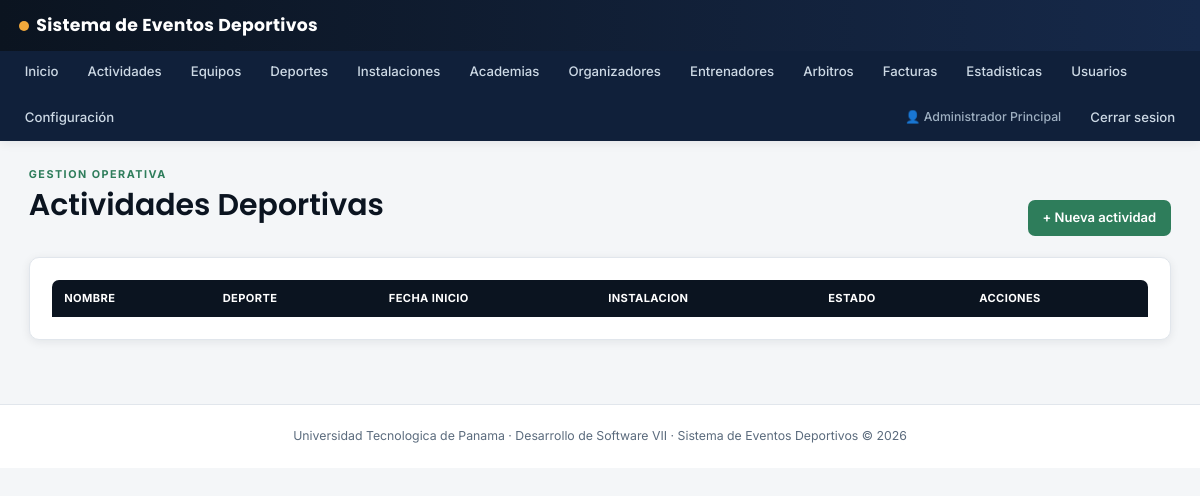
The page /actividades (signed in) on the database as committed earlier.
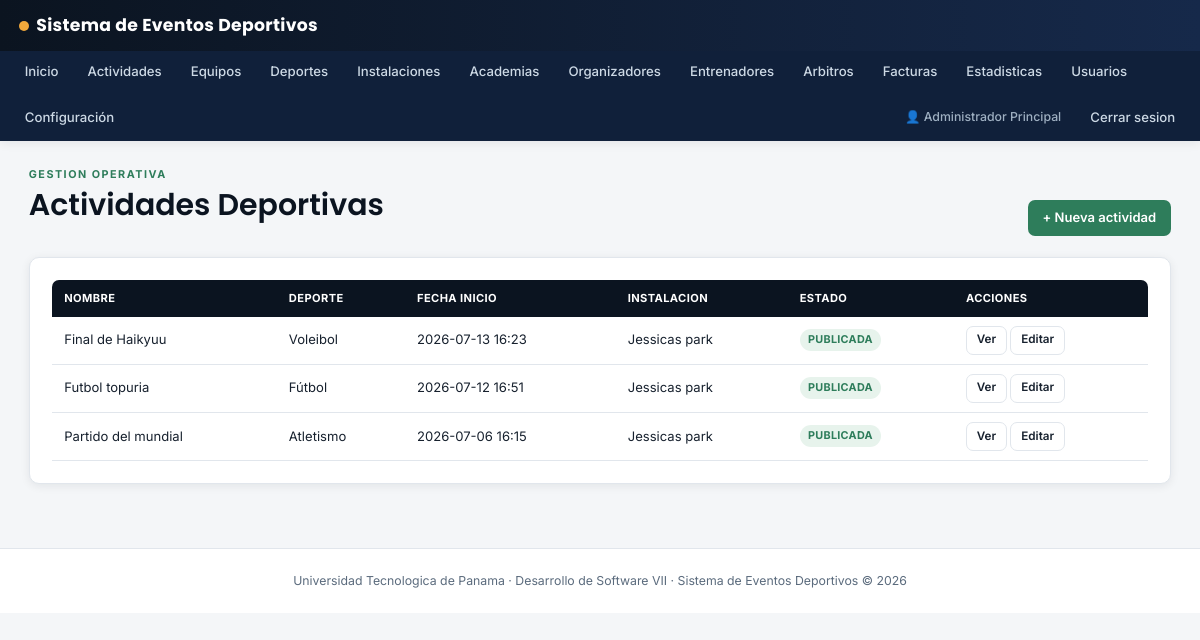
The same page on the database as committed later.
### tables this page shows
CREATE TABLE `actividades` (
  `id` int(10) UNSIGNED NOT NULL,
  `organizador_id` int(10) UNSIGNED NOT NULL,
  `deporte_id` int(10) UNSIGNED NOT NULL,
  `instalacion_id` int(10) UNSIGNED NOT NULL,
  `entrenador_id` int(10) UNSIGNED DEFAULT NULL,
  `tipo` enum('BIRRIA','ENTRENAMIENTO','TORNEO','EVENTO') NOT NULL,
  `modalidad` enum('INDIVIDUAL','EQUIPO','MIXTA') NOT NULL,
  `nombre` varchar(180) NOT NULL,
  `descripcion` text NOT NULL,
  `reglas` text DEFAULT NULL,
  `fecha_inicio` datetime NOT NULL,
  `fecha_fin` datetime NOT NULL,
  `fecha_cierre_inscripcion` datetime DEFAULT NULL,
  `edad_minima` smallint(5) UNSIGNED DEFAULT NULL,
  `edad_maxima` smallint(5) UNSIGNED DEFAULT NULL,
  `cupos_disponibles` int(10) UNSIGNED NOT NULL DEFAULT 0,
  `capacidad_invitados` int(10) UNSIGNED NOT NULL DEFAULT 0,
  `requiere_pago` tinyint(1) NOT NULL DEFAULT 0,
  `costo_inscripcion` decimal(10,2) NOT NULL DEFAULT 0.00,
  `costo_instalacion` decimal(10,2) NOT NULL DEFAULT 0.00,
  `imagen` varchar(255) DEFAULT NULL,
  `codigo_qr` varchar(255) DEFAULT NULL,
  `token_publico` char(64) NOT NULL,
  `estado` enum('BORRADOR','PUBLICADA','CERRADA','FINALIZADA','CANCELADA','TRASLADADA') NOT NULL DEFAULT 'BORRADOR',
  `motivo_cancelacion` text DEFAULT NULL,
  `actividad_origen_id` int(10) UNSIGNED DEFAULT NULL,
  `fecha_publicacion` datetime DEFAULT NULL,
  `fecha_creacion` datetime NOT NULL DEFAULT current_timestamp(),
  `fecha_actualizacion` datetime NOT NULL DEFAULT current_timestamp() ON UPDATE current_timestamp()
);

CREATE TABLE `deportes` (
  `id` int(10) UNSIGNED NOT NULL,
  `nombre` varchar(100) NOT NULL,
  `descripcion` varchar(500) DEFAULT NULL,
  `es_equipo` tinyint(1) NOT NULL DEFAULT 0,
  `minimo_jugadores` smallint(5) UNSIGNED DEFAULT NULL,
  `maximo_jugadores` smallint(5) UNSIGNED DEFAULT NULL,
  `activo` tinyint(1) NOT NULL DEFAULT 1,
  `fecha_creacion` datetime NOT NULL DEFAULT current_timestamp(),
  `fecha_actualizacion` datetime NOT NULL DEFAULT current_timestamp() ON UPDATE current_timestamp()
);

CREATE TABLE `instalaciones` (
  `id` int(10) UNSIGNED NOT NULL,
  `nombre` varchar(150) NOT NULL,
  `tipo` enum('CANCHA','GIMNASIO','PISCINA','ESTADIO','PISTA','SALON','OTRO') NOT NULL,
  `descripcion` text DEFAULT NULL,
  `direccion` varchar(255) NOT NULL,
  `provincia` varchar(100) NOT NULL DEFAULT 'Panamá',
  `distrito` varchar(100) DEFAULT NULL,
  `corregimiento` varchar(100) DEFAULT NULL,
  `espacio_disponible` varchar(150) DEFAULT NULL,
  `capacidad_invitados` int(10) UNSIGNED NOT NULL DEFAULT 0,
  `costo_base` decimal(10,2) NOT NULL DEFAULT 0.00,
  `latitud` decimal(10,8) DEFAULT NULL,
  `longitud` decimal(11,8) DEFAULT NULL,
  `activo` tinyint(1) NOT NULL DEFAULT 1,
  `fecha_creacion` datetime NOT NULL DEFAULT current_timestamp(),
  `fecha_actualizacion` datetime NOT NULL DEFAULT current_timestamp() ON UPDATE current_timestamp()
);

### src/Controllers/ActividadController.php (called while the page is built, shortened)
<?php
final class ActividadController extends Controller
{
    public function index(): void
    {
        $this->render('actividades/index', [
            'actividades' => (new Actividad())->todos(),
            'exito' => $this->getSuccess(),
        ]);
    }
}

### src/Core/Router.php (called while the page is built, shortened)
<?php
final class Router
{
    private array $routes = [];
    public function get(string $path, string $controller, string $action): void
    {
        $this->routes['GET'][$path] = "{$controller}@{$action}";
    }
    public function post(string $path, string $controller, string $action): void
    {
        $this->routes['POST'][$path] = "{$controller}@{$action}";
    }
    public function dispatch(string $method, string $path): void
    {
        $path = rtrim($path, '/');
        $handler = $this->routes[$method][$path] ?? null;
        [$controllerName, $action] = explode('@', $handler);
        $controller = new $controllerClass();
        $controller->{$action}();
    }
}

### public/index.php (called while the page is built, shortened)
<?php
$router = new Router();
$router->get('/login', 'AuthController', 'mostrarLogin');
$router->post('/login', 'AuthController', 'login');
$router->get('/logout', 'AuthController', 'logout');
$router->get('/registro', 'UsuarioController', 'registroForm');
$router->post('/registro', 'UsuarioController', 'registrar');
$router->get('/dashboard', 'HomeController', 'dashboard');
$router->get('/usuarios', 'UsuarioController', 'index');
$router->get('/usuarios/crear', 'UsuarioController', 'crearForm');
$router->post('/usuarios/crear', 'UsuarioController', 'crear');
$router->get('/usuarios/editar', 'UsuarioController', 'editarForm');
$router->post('/usuarios/editar', 'UsuarioController', 'actualizar');
$router->get('/usuarios/deshabilitar', 'UsuarioController', 'deshabilitar');
$router->get('/usuarios/habilitar', 'UsuarioController', 'habilitar');
$router->get('/mi-cuenta/password', 'UsuarioController', 'cambiarPasswordForm');
$router->post('/mi-cuenta/password', 'UsuarioController', 'cambiarPassword');
$router->get('/deportes', 'DeporteController', 'index');
$router->get('/deportes/crear', 'DeporteController', 'crearForm');
$router->post('/deportes/crear', 'DeporteController', 'crear');
$router->get('/deportes/editar', 'DeporteController', 'editarForm');
$router->post('/deportes/editar', 'DeporteController', 'actualizar');
$router->get('/deportes/deshabilitar', 'DeporteController', 'deshabilitar');
$router->get('/deportes/habilitar', 'DeporteController', 'habilitar');
$router->get('/instalaciones', 'InstalacionController', 'index');
$router->get('/instalaciones/crear', 'InstalacionController', 'crearForm');
$router->post('/instalaciones/crear', 'InstalacionController', 'crear');
$router->get('/instalaciones/editar', 'InstalacionController', 'editarForm');
$router->post('/instalaciones/editar', 'InstalacionController', 'actualizar');
$router->get('/instalaciones/deshabilitar', 'InstalacionController', 'deshabilitar');
$router->get('/instalaciones/habilitar', 'InstalacionController', 'habilitar');
$router->get('/academias', 'AcademiaController', 'index');
$router->get('/academias/crear', 'AcademiaController', 'crearForm');
$router->post('/academias/crear', 'AcademiaController', 'crear');
$router->get('/academias/editar', 'AcademiaController', 'editarForm');
$router->post('/academias/editar', 'AcademiaController', 'actualizar');
$router->get('/academias/deshabilitar', 'AcademiaController', 'deshabilitar');
$router->get('/academias/habilitar', 'AcademiaController', 'habilitar');
$router->get('/organizadores', 'OrganizadorController', 'index');
$router->get('/organizadores/crear', 'OrganizadorController', 'crearForm');
$router->post('/organizadores/crear', 'OrganizadorController', 'crear');
$router->get('/organizadores/editar', 'OrganizadorController', 'editarForm');
$router->post('/organizadores/editar', 'OrganizadorController', 'actualizar');
$router->get('/organizadores/verificar', 'OrganizadorController', 'verificar');
$router->get('/organizadores/deshabilitar', 'OrganizadorController', 'deshabilitar');
$router->get('/organizadores/habilitar', 'OrganizadorController', 'habilitar');
$router->get('/entrenadores', 'EntrenadorController', 'index');
$router->get('/entrenadores/crear', 'EntrenadorController', 'crearForm');
$router->post('/entrenadores/crear', 'EntrenadorController', 'crear');
$router->get('/arbitros', 'ArbitroController', 'index');
$router->get('/arbitros/crear', 'ArbitroController', 'crearForm');
$router->post('/arbitros/crear', 'ArbitroController', 'crear');
$router->get('/arbitros/evaluar', 'ArbitroController', 'evaluarForm');
$router->post('/arbitros/evaluar', 'ArbitroController', 'evaluar');
$router->get('/equipos', 'EquipoController', 'index');
$router->get('/equipos/crear', 'EquipoController', 'crearForm');
$router->post('/equipos/crear', 'EquipoController', 'crear');
$router->get('/equipos/ver', 'EquipoController', 'ver');
$router->post('/equipos/jugadores/agregar', 'EquipoController', 'agregarJugador');
$router->get('/equipos/jugadores/eliminar', 'EquipoController', 'eliminarJugador');
$router->get('/actividades', 'ActividadController', 'index');
$router->get('/actividades/crear', 'ActividadController', 'crearForm');
$router->post('/actividades/crear', 'ActividadController', 'crear');
$router->get('/actividades/editar', 'ActividadController', 'editarForm');
$router->post('/actividades/editar', 'ActividadController', 'actualizar');
$router->get('/actividades/ver', 'ActividadController', 'ver');
$router->get('/actividades/publicar', 'ActividadController', 'publicar');
$router->get('/actividades/cerrar-inscripciones', 'ActividadController', 'cerrarInscripciones');
$router->get('/actividades/finalizar', 'ActividadController', 'finalizar');
$router->get('/actividades/cancelar', 'ActividadController', 'cancelarForm');
$router->post('/actividades/cancelar', 'ActividadController', 'cancelar');
$router->get('/actividades/incidente/crear', 'ActividadController', 'reportarIncidenteForm');
$router->post('/actividades/incidente/crear', 'ActividadController', 'reportarIncidente');
$router->get('/inscripciones/equipo/crear', 'InscripcionController', 'inscribirEquipoForm');
$router->post('/inscripciones/equipo/crear', 'InscripcionController', 'inscribirEquipo');
$router->get('/inscripciones/equipo/aprobar', 'InscripcionController', 'aprobarEquipo');
$router->get('/inscripciones/equipo/rechazar', 'InscripcionController', 'rechazarEquipo');
$router->get('/inscripciones/individual/crear', 'InscripcionController', 'inscribirIndividualForm');
$router->post('/inscripciones/individual/crear', 'InscripcionController', 'inscribirIndividual');
$router->get('/facturas', 'FacturaController', 'index');
$router->get('/facturas/ver', 'FacturaController', 'ver');
$router->get('/facturas/descargar', 'FacturaController', 'descargarPdf');
$router->get('/factura-publica', 'FacturaController', 'verPublica');
$router->get('/estadisticas', 'EstadisticaController', 'index');
$router->get('/configuracion', 'ConfiguracionController', 'index');
$router->post('/configuracion/actualizar', 'ConfiguracionController', 'actualizar');
$router->get('/configuracion/mensajes', 'ConfiguracionController', 'mensajes');
$router->get('/configuracion/mensajes/leido', 'ConfiguracionController', 'marcarLeido');
$router->get('/', 'PublicController', 'inicio');
$router->post('/contacto', 'PublicController', 'contacto');
$requestUri = parse_url($_SERVER['REQUEST_URI'] ?? '/', PHP_URL_PATH) ?? '/';
$router->dispatch($_SERVER['REQUEST_METHOD'], $requestUri);

### src/Models/Actividad.php (called while the page is built, shortened)
<?php
final class Actividad extends Model
{
    public function todos(): array
    {
        $sql = self::SELECT_BASE . ' ORDER BY act.fecha_inicio DESC';
        return $this->db->query($sql)->fetchAll();
    }
}

### views/actividades/index.php (the view, shortened to what the rows shown need)
<div class="container">
    <div class="page-head">
        <div><div class="eyebrow">Gestion operativa</div><h1>Actividades Deportivas</h1></div>
    </div>
    <div class="card">
        <table class="data-table">
            <thead><tr><th>Nombre</th><th>Deporte</th><th>Fecha inicio</th><th>Instalacion</th><th>Estado</th><th>Acciones</th></tr></thead>
            <tbody>
                <?php foreach ($actividades as $a): ?>
                    <tr>
                        <td><?= htmlspecialchars($a['nombre']) ?></td>
                        <td><?= htmlspecialchars($a['deporte_nombre']) ?></td>
                        <td><?= htmlspecialchars(substr($a['fecha_inicio'], 0, 16)) ?></td>
                        <td><?= htmlspecialchars($a['instalacion_nombre']) ?></td>
                        <td>
                            <?php
                                $badgeClass = match ($a['estado']) {
                                    'FINALIZADA' => 'badge-success',
                                    'CANCELADA' => 'badge-danger',
                                    'PUBLICADA' => 'badge-success',
                                    'CERRADA' => 'badge-warning',
                                    default => 'badge-neutral',
                                };
                            ?>
                            <span class="badge <?= $badgeClass ?>"><?= htmlspecialchars($a['estado']) ?></span>
                        </td>
                        <td>
                            <a class="btn btn-outline btn-sm" href="/actividades/ver?id=<?= (int) $a['id'] ?>">Ver</a>
                            <a class="btn btn-outline btn-sm" href="/actividades/editar?id=<?= (int) $a['id'] ?>">Editar</a>
                        </td>
                    </tr>
                <?php endforeach; ?>
            </tbody>
        </table>
    </div>
</div>

Rows that differ between the two databases and show on the page:
added actividades: nombre "Final de Haikyuu", deporte.nombre "Voleibol", fecha_inicio "2026-07-13 16:23", instalacion.nombre "Jessicas park", estado "PUBLICADA"
added actividades: nombre "Futbol topuria", deporte.nombre "Fútbol", fecha_inicio "2026-07-12 16:51", instalacion.nombre "Jessicas park", estado "PUBLICADA"
added actividades: nombre "Partido del mundial", deporte.nombre "Atletismo", fecha_inicio "2026-07-06 16:15", instalacion.nombre "Jessicas park", estado "PUBLICADA"
